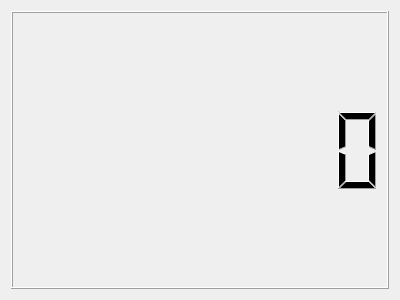
<?xml version="1.0" encoding="UTF-8"?>
<ui version="4.0">
 <class>DigitalClockWindow</class>
 <widget class="QDialog" name="DigitalClockWindow">
  <property name="geometry">
   <rect>
    <x>0</x>
    <y>0</y>
    <width>400</width>
    <height>300</height>
   </rect>
  </property>
  <property name="windowTitle">
   <string>DigitalClock</string>
  </property>
  <layout class="QHBoxLayout" name="horizontalLayout">
   <item>
    <widget class="DigitalClockWidget" name="digitalClock">
     <property name="digitCount">
      <number>8</number>
     </property>
    </widget>
   </item>
  </layout>
 </widget>
 <customwidgets>
  <customwidget>
   <class>DigitalClockWidget</class>
   <extends>QLCDNumber</extends>
   <header>digitalclockwidget.h</header>
  </customwidget>
 </customwidgets>
 <resources/>
 <connections/>
</ui>
